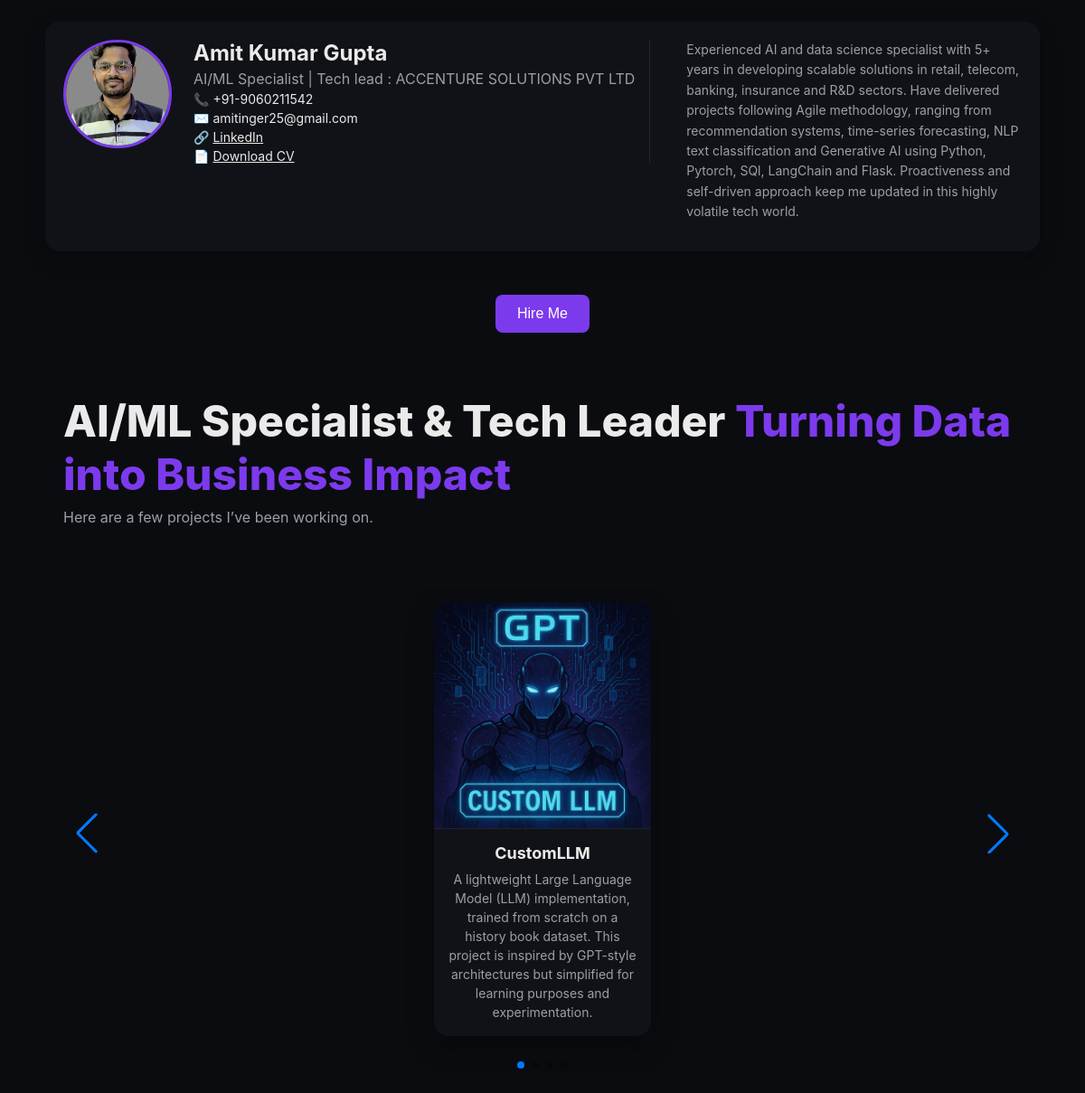
The page / on the database its author committed.
### projects/models.py (models this page shows, shortened)
class Project(models.Model):
    title = models.CharField(max_length=120)
    description = models.TextField(blank=True)
    image_path = models.CharField(max_length=300, blank=True)
    github_url = models.URLField()
    sort_order = models.PositiveIntegerField(default=0)
    class Meta:
        ordering = ["sort_order", "id"]

### projects/views.py (the view)
# urls.py: 2. Add a URL to urlpatterns:  path('', views.home, name='home')
def home(request):
    projects = Project.objects.all()
    return render(request, "projects/home.html", {"projects": projects})

### templates/projects/home.html (shortened to what this page needs)
{% load static %}
<!DOCTYPE html>
<html lang="en">
<head>
  <link rel="stylesheet" href="https://unpkg.com/swiper/swiper-bundle.min.css" />
  <link rel="stylesheet" href="{% static 'css/site.css' %}">
</head>
<body>
    <section class="profile container">
        <div class="profile-pic">
            <img src="{% static 'img/profile.jpeg' %}" alt="Amit Kumar Gupta">
        </div>
        <div class="profile-info">
            <h2 class="profile-name">Amit Kumar Gupta</h2>
            <p class="profile-role">AI/ML Specialist | Tech lead : ACCENTURE SOLUTIONS PVT LTD</p>
            <p class="profile-contact">📞 +91-9060211542
            <p class="profile-contact">✉️ amitinger25@gmail.com</p>
            <p class="profile-contact"> 🔗 <a class="profile-link" href="https://www.linkedin.com/in/amit-kumar-gupta-5005361a1/" target="_blank" rel="noopener">LinkedIn</a></p>
            <p class="profile-contact">📄 <a class="profile-link" href="{% static 'docs/MyCV.pdf'%}" download>Download CV</a></p>
        </div>
        <div class="profile-summary">
            <p>
                Experienced AI and data science
                specialist with 5+ years in developing
                scalable solutions in retail, telecom,
                banking, insurance and R&D sectors.
                Have delivered projects following
                Agile methodology, ranging from
                recommendation systems, time-series
                forecasting, NLP text classification
                and Generative AI using Python,
                Pytorch, SQl, LangChain and Flask.
                Proactiveness and self-driven
                approach keep me updated in this
                highly volatile tech world.
            </p>
        </div>
    </section>
    <div class="hire-me-container">
    <button class="hire-me-btn" onclick="document.getElementById('hireModal').style.display='block'">
        Hire Me
    </button>
    </div>
  <header class="container">
    <h1>AI/ML Specialist & Tech Leader<span class="accent"> Turning Data into Business Impact</span></h1>
    <p>Here are a few projects I’ve been working on.</p>
  </header>
  <main class="container">
    {% if projects %}
      <div class="swiper">
        <div class="swiper-wrapper">
          {% for p in projects %}
            <div class="swiper-slide">
                <a class="card" href="{{ p.github_url }}" target="_blank" rel="noopener">
                    {% if p.image_path %}
                    {% if p.image_path|slice:":4" == "http" or p.image_path|slice:":1" == "/" %}
                        <img src="{{ p.image_path }}" alt="{{ p.title }}">
                    {% else %}
                        <img src="{% static p.image_path %}" alt="{{ p.title }}">
                    {% endif %}
                    {% endif %}
                    <div class="card-body">
                    <h3>{{ p.title }}</h3>
                    <p>{{ p.description }}</p>
                    </div>
                </a>
                </div>
          {% endfor %}
        </div>
        <div class="swiper-button-prev"></div>
        <div class="swiper-button-next"></div>
        <div class="swiper-pagination"></div>
      </div>
    {% else %}
      <p>No projects yet. Add some in <a href="/admin/">Admin</a>.</p>
    {% endif %}
  </main>
</body>
</html>

### static/css/site.css (style rules this page uses)
:root { --bg:#0b0c10; --fg:#eaeaea; --muted:#9aa0a6; --accent:#7c3aed; --card:#111217; --border:#1f2430; }
* { box-sizing:border-box; }
html, body { margin:0; background:var(--bg); color:var(--fg); font-family: Inter, system-ui, -apple-system, Segoe UI, Roboto, Arial, sans-serif; }
a { color:inherit; text-decoration:none; }
.container { max-width:1100px; margin:0 auto; padding:28px 20px; }
h1 { margin:0 0 8px; font-weight:800; font-size:clamp(28px,4vw,48px); }
p { margin:0 0 12px; color:var(--muted); }
.accent { color:var(--accent); }
.swiper { padding: 16px 0 48px; }
.swiper .swiper-wrapper { align-items: stretch; }
.swiper-slide { width:100% !important; flex:0 0 100% !important; display:flex; justify-content:center; align-items:center; }
.card { display: flex; flex-direction: column; background: var(--card); border-radius: 16px; overflow: hidden; box-shadow: 0 10px 30px rgba(0,0,0,.35); transition: transform .2s ease, box-shadow .2s ease; width: 20vw; height: 40vw; max-width: 380px; max-height: 760px;; }
.card img { width: 100%; height: 65%; object-fit: cover; border-bottom: 1px solid var(--border); }
.card-body { flex: 1; padding: 16px; text-align: center; display: flex; flex-direction: column; justify-content: center; }
.card-body h3 { margin: 0 0 8px; font-size: 18px; font-weight: 700; }
.card-body p { margin: 0; font-size: 14px; line-height: 1.5; color: var(--muted); }
.profile { display: flex; align-items: flex-start; gap: 24px; margin: 24px auto 48px; background: var(--card); padding: 20px; border-radius: 16px; box-shadow: 0 8px 24px rgba(0,0,0,0.25); }
.profile-info { display: flex; flex-direction: column; gap: 4px; min-width: 200px; padding-right: 16px; border-right: 1px solid var(--border); }
.profile-summary { flex: 1; padding-left: 16px; font-size: 14px; color: var(--muted); line-height: 1.6; }
.profile-pic img { width: 120px; height: 120px; border-radius: 50%; object-fit: cover; border: 3px solid var(--accent); }
.profile-name { margin: 0; font-size: 24px; font-weight: 700; }
.profile-role { margin: 0; font-size: 16px; color: var(--muted); }
.profile-contact { margin: 0; font-size: 14px; color: var(--fg); }
.hire-me-container { text-align: center; margin: 40px 0; }
.hire-me-btn { padding: 12px 24px; background: var(--accent); border: none; color: white; border-radius: 8px; cursor: pointer; font-size: 16px; transition: background 0.3s ease; }
.profile-link { color: var(--fg); text-decoration: underline; }

### rows shown on the page
Project: image_path (picture), title "CustomLLM", description "A lightweight Large Language Model (LLM) implementation, trained from scratch on a history book dataset. This project is inspired by GPT-style architectures but simplified for learning purposes and experimentation."
